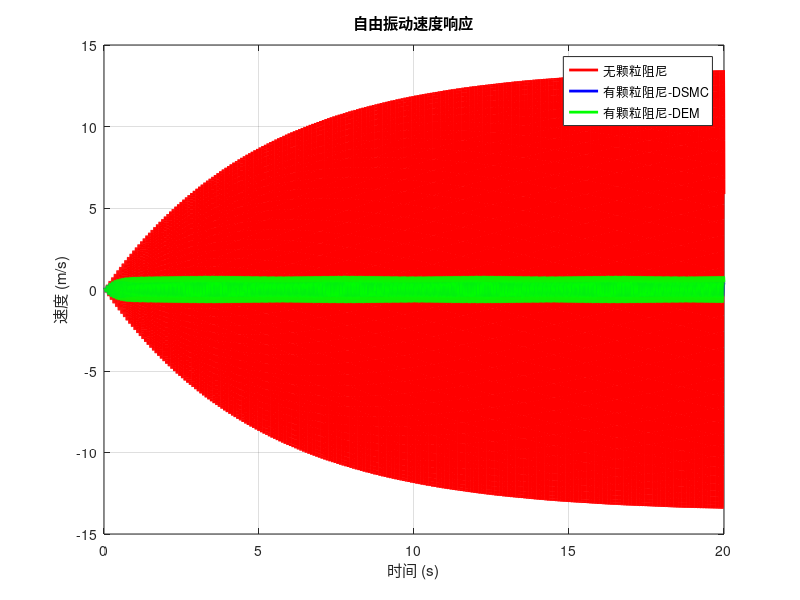
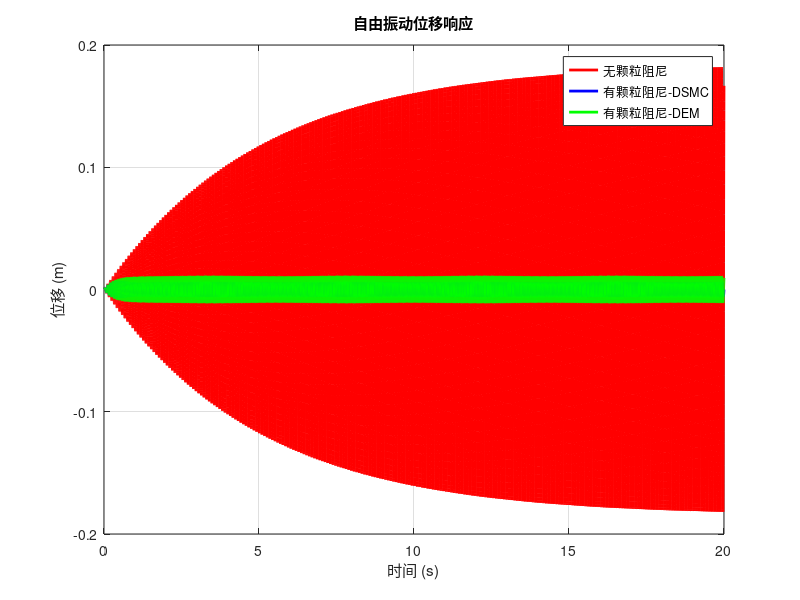

Here is the MATLAB script that generated these plots, in order:
%% DEM 模拟粒子阻尼
clear; clc;

% 系统参数
M = 0.293; % 结构质量 (kg)
K = 1602.7; % 刚度 (N/m)
C = 0.116; % 内部阻尼 (Ns/m)
D = 0.038; % 圆柱直径 (m)
H = 0.058; % 圆柱高度 (m)
d = 0.006; % 粒子直径 (m)
n = 300; % 粒子数量
m_p = 1.35e-4; % 单粒子质量(kg)
k_n = 360e3; % 法向刚度 (N/m)
k_s = 330e3; % 切向刚度 (N/m)
c_n = 0.01; % 法向阻尼 (Ns/m)
c_s = 0.015; % 切向阻尼 (Ns/m)
mu = 0.55; % 摩擦系数

dt = 1e-3; % 时间步长 (s)
T = 20; % 总模拟时间 (s)
steps = T / dt; % 时间步数

f = 2000;
A = 5;
omega = 2 * pi * f;
phase = pi/2;

C_DSMC = 17; % 阻尼比倒数 
C_DEM = 17.1; % 阻尼比倒数

a = 0.001; % 
pinlv = 11.77; %
w = 2 * pi * pinlv;

% 初始条件
x0 = 0; % 初始位移 (m)
v0 = 0; % 初始速度 (m/s)

% 时间向量
t = (0:dt:T); % 时间数组

% 无粒子情况下的模拟
x_no_particles = zeros(size(t)); % 位置初始化
v_no_particles = zeros(size(t)); % 速度初始化
a_no_particles = zeros(size(t)); % 加速度初始化
x_no_particles(1) = x0;

for i = 2:length(t)
    % 计算正弦荷载力
    % F_t = A * sin(omega * t(i));
    F_t = a * K * sin(w * t(i));
    % 计算加速度
    a_no_particles(i) = -(K / M) * x_no_particles(i-1) - (C / M) * v_no_particles(i-1) + F_t / M;
    % 更新速度
    v_no_particles(i) = v_no_particles(i-1) + a_no_particles(i) * dt;
    % 更新位移
    x_no_particles(i) = x_no_particles(i-1) + v_no_particles(i) * dt;
end

% 有粒子情况下的DSMC模拟
x_particles_DSMC = zeros(size(t)); % 位置初始化
v_particles_DSMC = zeros(size(t)); % 速度初始化
a_particles_DSMC = zeros(size(t)); % 加速度初始化
x_particles_DSMC(1) = x0;
perturbation_force = zeros(size(t)); % 扰动力初始化
perturbation_interval = 250; % 每隔 100 个时间步施加一次扰动


for i = 2:length(t)
    % 计算正弦荷载力
    % F_t = A * sin(omega * t(i));
    F_t = a * K * sin(w * t(i));
    % 计算结构的加速度
    a_particles_DSMC(i) = -(K / (M + n * m_p)) * x_particles_DSMC(i-1) - (C * C_DSMC / (M + n * m_p)) * v_particles_DSMC(i-1) + F_t / (M + n * m_p);
    
    % 结构的加速度、速度、位移更新（与粒子对结构的总作用力同步进行）
        % 加入非线性扰动
        % 判断是否满足扰动条件（每隔 100 个时间步）
    if mod(i, perturbation_interval) == 0
        % 每隔 100 个时间步加入一次扰动力
        perturbation_force(i) = A * sin(omega * i * dt + phase); % 周期扰动力
    else
        % 其余时间扰动力为 0
        perturbation_force(i) = 0;
    end
  
    a_particles_DSMC(i) = a_particles_DSMC(i) * 0.99 + perturbation_force(i) / (M + n * m_p); % 更新结构加速度
    v_particles_DSMC(i) = v_particles_DSMC(i-1) + a_particles_DSMC(i) * dt; % 更新结构速度
    x_particles_DSMC(i) = x_particles_DSMC(i-1) + v_particles_DSMC(i) * dt; % 更新结构位移

end


% 有粒子情况下的DEM模拟
x_particles_DEM = zeros(size(t)); % 位置初始化
v_particles_DEM = zeros(size(t)); % 速度初始化
a_particles_DEM = zeros(size(t)); % 加速度初始化
x_particles_DEM(1) = x0;

% % 初始化粒子位置和速度
% particle_pos = rand(n, 1) * H; % 随机初始位置
% particle_vel = zeros(n, 1); % 粒子初始速度
% particle_forces = zeros(n, 1); % 粒子初始力
% total_force = zeros(size(t)); % 初始化粒子对结构的总作用力
% 
% factor_damper = ones(size(t)); 
% 初始化扰动相关变量
perturbation_force = zeros(size(t)); % 扰动力初始化
perturbation_interval = 250; % 每隔 100 个时间步施加一次扰动

for i = 2:length(t)
    % 计算正弦荷载力
    % F_t = A * sin(omega * t(i));
    F_t = a * K * sin(w * t(i));
    % 计算结构的加速度
    a_particles_DEM(i) = -(K / M) * x_particles_DEM(i-1) - (C * C_DEM / M) * v_particles_DEM(i-1) + F_t / M;
    
    % 结构的加速度、速度、位移更新（与粒子对结构的总作用力同步进行）
    % 加入非线性扰动
        % 判断是否满足扰动条件（每隔 100 个时间步）
    if mod(i, perturbation_interval) == 0
        % 每隔 100 个时间步加入一次扰动力
        perturbation_force(i) = A * sin(omega * i * dt + phase); % 周期扰动力
    else
        % 其余时间扰动力为 0
        perturbation_force(i) = 0;
    end
  
    a_particles_DEM(i) = a_particles_DEM(i) * 1 + perturbation_force(i) / M; % 更新结构加速度
    v_particles_DEM(i) = v_particles_DEM(i-1) + a_particles_DEM(i) * dt; % 更新结构速度
    x_particles_DEM(i) = x_particles_DEM(i-1) + v_particles_DEM(i) * dt; % 更新结构位移

end


% 速度绘图结果
figure;
plot(t, v_no_particles, 'r-', 'DisplayName', '无颗粒阻尼', 'LineWidth', 2);
hold on;
plot(t, v_particles_DSMC, 'b-', 'DisplayName', '有颗粒阻尼-DSMC', 'LineWidth', 2);
hold on;
plot(t, v_particles_DEM, 'g-', 'DisplayName', '有颗粒阻尼-DEM', 'LineWidth', 2);
hold off;
xlabel('时间 (s)');
ylabel('速度 (m/s)');
title('自由振动速度响应');
legend;
grid on;

% 位移绘图结果
figure;
plot(t, x_no_particles, 'r-', 'DisplayName', '无颗粒阻尼', 'LineWidth', 2);
hold on;
plot(t, x_particles_DSMC, 'b-', 'DisplayName', '有颗粒阻尼-DSMC', 'LineWidth', 2);
hold on;
plot(t, x_particles_DEM, 'g-', 'DisplayName', '有颗粒阻尼-DEM', 'LineWidth', 2);
hold off;
xlabel('时间 (s)');
ylabel('位移 (m)');
title('自由振动位移响应');
legend;
grid on;